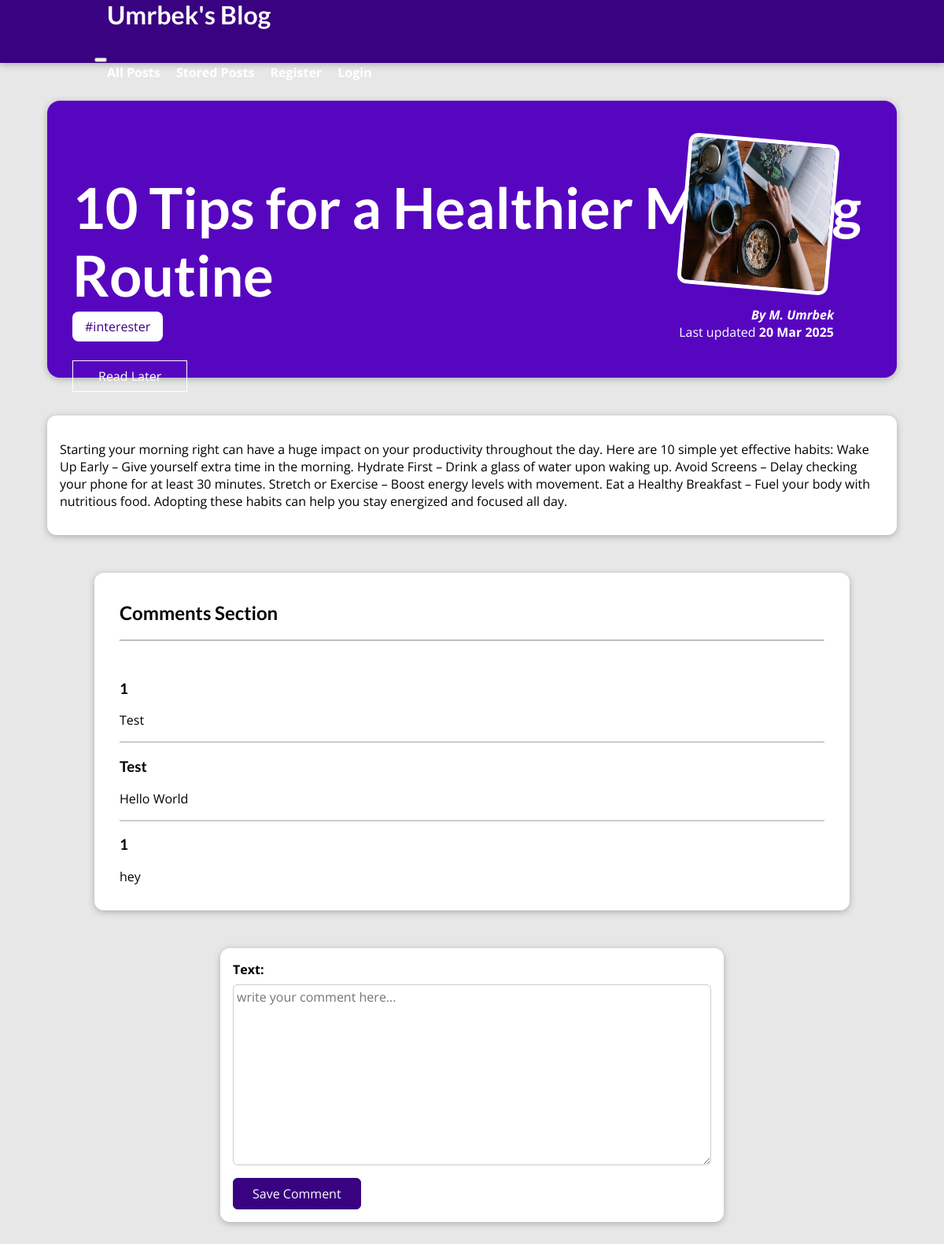
/posts/10-tips-for-a-healthier-morning-routine, run on the app's committed database.
### blog/models/post_model.py (models this page shows, shortened)
class Post(models.Model):
    title = models.CharField(max_length=50)
    excerpt = models.CharField(max_length=100)
    image = models.ImageField(upload_to="images", null=True)
    date = models.DateField(auto_now=True) # More
    slug = models.SlugField(unique=True) # More
    content = models.TextField(validators=[MinLengthValidator(10)])
    author = models.ForeignKey(author_model.Author, on_delete=models.SET_NULL, related_name='posts', null=True)
    tags = models.ManyToManyField(tag_model.Tag)

### blog/models/tag_model.py (models this page shows, shortened)
class Tag(models.Model):
    caption = models.CharField(max_length=100)

### blog/models/author_model.py (models this page shows)
class Author(models.Model):
    first_name = models.CharField(max_length=50)
    last_name = models.CharField(max_length=50)
    email = models.EmailField(unique=True)
    def full_name(self):
        return f"{self.last_name[0].capitalize()}. {self.first_name}"
    def __str__(self):
        return self.full_name()

### blog/models/comment_model.py (models this page shows)
class Comment(models.Model):
    text = models.TextField(max_length=400)
    post = models.ForeignKey(post_model.Post, on_delete=models.CASCADE, related_name="comments")
    user = models.ForeignKey(User, on_delete=models.CASCADE, related_name="comments", null=True)

### blog/views/post_detail_view.py (the view, shortened to what this page needs)
# urls.py: path('posts/<slug:slug>', post_detail_view.PostDetailView.as_view(), name='post-detail-page'),
class PostDetailView(View):
    def my_context(self, post, request, form):
        context = {
            'post': post,
            'post_tags': post.tags.all(),
            'comments': get_post_comments(post).order_by("-id"),
            'comment_form': form,
            'stored_post_ids': get_session_value(request, 'stored_post_ids')
        }
        return context
    def get(self, request, slug):
        post = get_post_by_slug(slug)
        context = self.my_context(post, request, MyCommentForm())
        return render(request, "blog/post-detail.html", context)

### blog/forms/comment_form.py
class MyCommentForm(forms.Form):
    text = forms.CharField(widget=forms.Textarea(attrs={"placeholder": "write your comment here..."}))

### blog/repository/posts_repository.py (called while the page is built)
def get_post_by_slug(slug):
    return Post.objects.get(slug=slug) # slug is unique field

def get_post_comments(post):
    return post.comments.all()

### blog/repository/session_repository.py (called while the page is built)
def get_session_value(request, key: str) -> str:
    return request.session.get(key)

### blog/templates/blog/post-detail.html (shortened to what this page needs)
{% extends "base.html" %}
{% load static %}
{% block css_files %}
<link rel="stylesheet" href='{% static "blog/post-detail.css" %}' />
{% endblock %}
{% block content %}
<section id='summary'>
    <div class="container">
        <div class="content-area">
            <h2>{{ post.title }}</h2>
            <div id='tags'>
                {% for tag in post_tags %}
                <span class='tag'>#{{ tag.caption }}</span>
                {% endfor %}
            </div>
            <div id='read-later'>
                <form action='{% url "stored-posts-page" %}' method="POST">
                    {% if post.id in stored_post_ids %}
                    <p>Currently in your reading list</p>
                    <input type="hidden" name="post_id" value="{{ post.id }}">
                    <input type="hidden" name="post_slug" value="{{ post.slug }}">
                    <button>Remove from Read Later</button>
                    {% else %}
                    <button>Read Later</button>
                    {% endif %}
                </form>
            </div>
        </div>
        <article>
            <div class="post-image">
                <img src="{{ post.image.url }}" alt="{{post.title}}">
            </div>
            <div class="post-meta">
                <address>By <a href="mailto:{{ post.author.email }}">{{post.author}}</a></address>
                <div class="date">
                    Last updated <time>{{post.date|date:"d M Y"}}</time>
                </div>
            </div>
        </article>
    </div>
</section>
<main>
    <p>{{ post.content }}</p>
</main>
<section id="comments">
    <h1>Comments Section</h1>
    <hr>
    <br>
    <ul>
        {% if comments %}
        {% for comment in comments %}
        <li>
            <h3>{{ comment.user.username }} </h3>
            <p>{{ comment.text|linebreaks }}</p>
        </li>
        {% endfor %}
        {% else %}
        <li>
            <p>No comments yet!</p>
        </li>
        {% endif %}
    </ul>
</section>
<section id="comment-form">
    <form action='{% url "post-detail-page" post.slug %}#comments' method="POST">
        {% for field in comment_form %}
        <div class="form-control {% if field.errors %}invalid{% endif %}">
            {{ field.label_tag }}
            {{ field }}
        </div>
        {% endfor %}
        <button>Save Comment</button>
    </form>
</section>
{% endblock %}

### templates/base.html (shortened to what this page needs)
{% load static %}
<!DOCTYPE html>
<html lang="en">
<head>
  <link rel="stylesheet" href="{% static 'app.css' %}">
  {% block css_files %}{% endblock %}
</head>
<body>
  <header id="main-navigation">
    <div class="nav-wrapper">
      <h1><a href="{% url 'starting-page' %}">Umrbek's Blog</a></h1>
      <button class="hamburger" aria-label="Menu">
      </button>
      <nav>
        <div class="nav-links">
          <a href="{% url 'posts-page' %}">All Posts</a>
          <a href="{% url 'stored-posts-page' %}">Stored Posts</a>
          <a href="{% url 'register-page' %}">Register</a>
          {% if request.user.is_authenticated %}
          <a href="{% url 'logout-page' %}">Logout</a>
          {% else %}
          <a href="{% url 'login-page' %}">Login</a>
          {% endif %}
        </div>
      </nav>
    </div>
  </header>
  {% block content %}
  {% endblock %}
</body>
</html>

### staticfiles/app.css (style rules this page uses)
* { box-sizing: border-box; }
html { font-family: 'Open Sans', 'Lato', sans-serif; }
body { margin: 0; }
h1, h2, h3 { font-family: 'Lato', sans-serif; font-weight: bold; }
#main-navigation { width: 100%; height: 5rem; display: flex; justify-content: space-between; align-items: center; padding: 0 10%; position: absolute; top: 0; left: 0; }
#main-navigation a { text-decoration: none; color: white; font-weight: bold; margin-left: 1rem; }

### staticfiles/blog/post-detail.css (style rules this page uses)
body { background-color: #e7e7e7; }
#main-navigation { background-color: #390281; box-shadow: 0 2px 8px rgba(0, 0, 0, 0.25); }
#summary { margin: 8rem auto 3rem auto; padding: 2rem; width: 90%; max-width: 90rem; border-radius: 16px; background-color: #5706c0; position: relative; box-shadow: 0 2px 8px rgba(0, 0, 0, 0.25); height: 22rem; }
#summary h2 { color: white; font-size: 4.5rem; margin-bottom: 0.25rem; }
#summary article { position: absolute; top: 2rem; right: 3rem; padding: 1rem 2rem; border-radius: 12px; text-align: right; color: white; }
#summary article img { width: 12rem; height: 12rem; border-radius: 12px; transform: rotateZ(5deg); border: 5px solid white; margin-bottom: 1rem; }
#summary address { font-weight: bold; }
#summary a { color: white; text-decoration: none; }
#summary time { font-weight: bold; }
#read-later { margin: 2rem 0; }
#read-later button { background-color: transparent; border: 1px solid white; padding: 0.5rem 2rem; font: inherit; color: white; cursor: pointer; }
main { width: 90%; max-width: 90rem; margin: 3rem auto; background-color: white; padding: 1rem; border-radius: 12px; box-shadow: 0 2px 8px rgba(0, 0, 0, 0.25); }
#tags { padding-top: 0.5rem; }
.tag { background-color: white; color: #390281; padding: 0.5rem 1rem; border-radius: 8px; }
#comment-form { margin: 3rem auto; width: 90%; max-width: 40rem; border-radius: 12px; background-color: white; box-shadow: 0 2px 8px rgba(0, 0, 0, 0.25); padding: 1rem; }
#comment-form button { font: inherit; background-color: #390281; color: white; border: 1px solid #390281; padding: 0.5rem 1.5rem; border-radius: 6px; cursor: pointer; }
.form-control { margin-bottom: 1rem; }
.form-control label { font-weight: bold; margin-bottom: 0.5rem; display: block; }
.form-control input, .form-control textarea { display: block; width: 100%; font: inherit; padding: 0.25rem; border-radius: 6px; border: 1px solid #ccc; }
#comments { margin: 3rem auto; width: 90%; max-width: 60rem; border-radius: 12px; background-color: white; box-shadow: 0 2px 8px rgba(0, 0, 0, 0.25); padding: 1rem 2rem; }
#comments ul { list-style: none; margin: 0; padding: 0; }
#comments li { margin-bottom: 1rem; border-bottom: 2px solid #ccc; }
#comments li:last-of-type { border-bottom: none; }

### data on the page
Post: title "10 Tips for a Healthier Morning Routine", image (picture), author "M. Umrbek", date "20 Mar 2025", content "Starting your morning right can have a huge impact on your productivity throughout the day. Here are 10 simple yet effective habits: Wake Up Early – Give yourself extra time in the morning. Hydrate First – Drink a glass of water upon waking up. Avoid Screens – Delay checking your phone for at least 30 minutes. Stretch or Exercise – Boost energy levels with movement. Eat a Healthy Breakfast – Fuel your body with nutritious food. Adopting these habits can help you stay energized and focused all day."
Tag: caption "interester"
Comment: user.username "1", text "Test"
Comment: user.username "Test", text "Hello World"
Comment: user.username "1", text "hey"

### other printed values
{{ field.label_tag }} "Text:"
